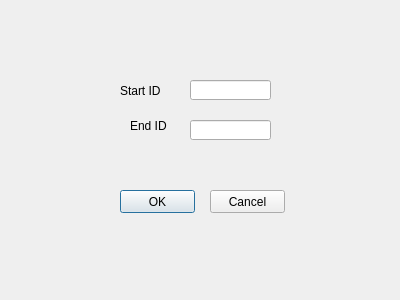
<?xml version="1.0" encoding="UTF-8"?>
<ui version="4.0">
 <class>QueryDialog</class>
 <widget class="QDialog" name="QueryDialog">
  <property name="geometry">
   <rect>
    <x>0</x>
    <y>0</y>
    <width>400</width>
    <height>300</height>
   </rect>
  </property>
  <property name="windowTitle">
   <string>Dialog</string>
  </property>
  <widget class="QLabel" name="Startlabel">
   <property name="geometry">
    <rect>
     <x>120</x>
     <y>80</y>
     <width>51</width>
     <height>21</height>
    </rect>
   </property>
   <property name="text">
    <string>Start ID</string>
   </property>
  </widget>
  <widget class="QLabel" name="Endlabel">
   <property name="geometry">
    <rect>
     <x>130</x>
     <y>120</y>
     <width>54</width>
     <height>12</height>
    </rect>
   </property>
   <property name="text">
    <string>End ID</string>
   </property>
  </widget>
  <widget class="QLineEdit" name="StartEdit">
   <property name="geometry">
    <rect>
     <x>190</x>
     <y>80</y>
     <width>81</width>
     <height>20</height>
    </rect>
   </property>
  </widget>
  <widget class="QLineEdit" name="EndEdit">
   <property name="geometry">
    <rect>
     <x>190</x>
     <y>120</y>
     <width>81</width>
     <height>20</height>
    </rect>
   </property>
  </widget>
  <widget class="QPushButton" name="OkButton">
   <property name="geometry">
    <rect>
     <x>120</x>
     <y>190</y>
     <width>75</width>
     <height>23</height>
    </rect>
   </property>
   <property name="text">
    <string>OK</string>
   </property>
  </widget>
  <widget class="QPushButton" name="CancelButton">
   <property name="geometry">
    <rect>
     <x>210</x>
     <y>190</y>
     <width>75</width>
     <height>23</height>
    </rect>
   </property>
   <property name="text">
    <string>Cancel</string>
   </property>
  </widget>
 </widget>
 <resources/>
 <connections/>
</ui>
